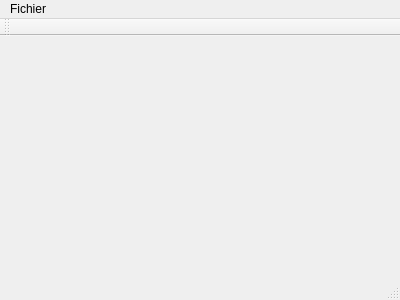
<?xml version="1.0" encoding="UTF-8"?>
<ui version="4.0">
 <class>MainWindow</class>
 <widget class="QMainWindow" name="MainWindow">
  <property name="geometry">
   <rect>
    <x>0</x>
    <y>0</y>
    <width>400</width>
    <height>300</height>
   </rect>
  </property>
  <property name="windowTitle">
   <string>Scan3D</string>
  </property>
  <widget class="QWidget" name="centralWidget"/>
  <widget class="QMenuBar" name="menuBar">
   <property name="geometry">
    <rect>
     <x>0</x>
     <y>0</y>
     <width>400</width>
     <height>17</height>
    </rect>
   </property>
   <widget class="QMenu" name="menuFichier">
    <property name="title">
     <string>Fichier</string>
    </property>
    <addaction name="openFile"/>
   </widget>
   <addaction name="menuFichier"/>
  </widget>
  <widget class="QToolBar" name="mainToolBar">
   <attribute name="toolBarArea">
    <enum>TopToolBarArea</enum>
   </attribute>
   <attribute name="toolBarBreak">
    <bool>false</bool>
   </attribute>
  </widget>
  <widget class="QStatusBar" name="statusBar"/>
  <action name="openFile">
   <property name="text">
    <string>Ouvrir un fichier...</string>
   </property>
  </action>
 </widget>
 <layoutdefault spacing="6" margin="11"/>
 <resources/>
 <connections/>
</ui>
